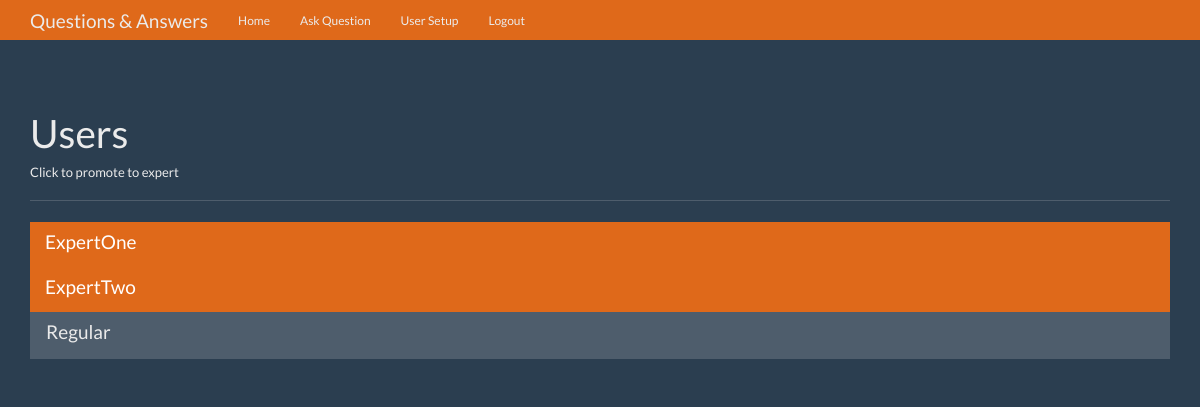
Page /users (signed in) on the earlier database version.
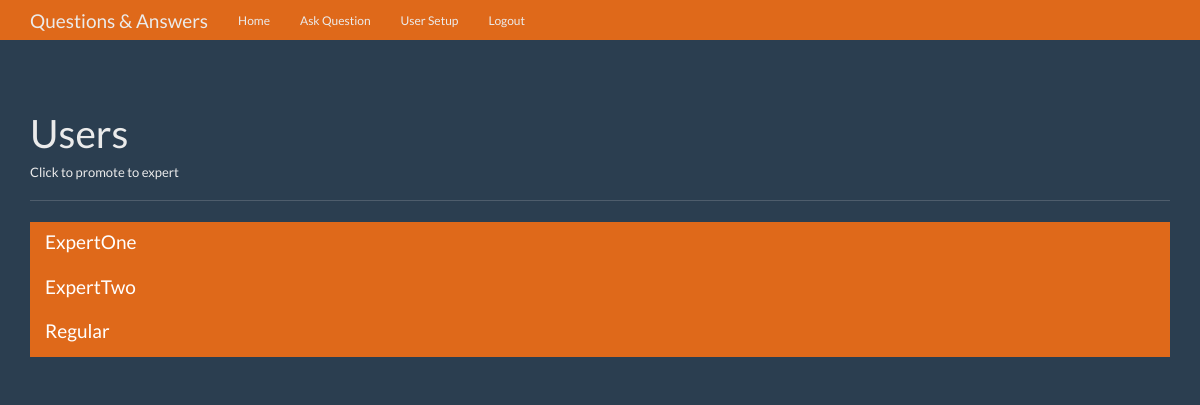
Same page on the later database version.
### models.py (models this page shows, shortened)
class User(UserMixin, db.Model):
    id = db.Column(db.Integer, primary_key=True)
    name = db.Column(db.String(50))
    password = db.Column(db.String(100))
    expert = db.Column(db.Boolean)
    admin = db.Column(db.Boolean)
    questions_asked = db.relationship(
        'Question',
        foreign_keys='Question.asked_by_id',
        backref='asker',
        lazy=True
    )
    answers_requested = db.relationship(
        'Question',
        foreign_keys='Question.expert_id',
        backref='expert',
        lazy=True
    )
    @property
    def unhashed_password(self):
        raise AttributeError('Cannot view unhashed password!')

### routes/main.py (the view)
@main.route('/users')
@login_required
def users():
    if not current_user.admin:
        return redirect(url_for('main.index'))
    users = User.query.filter_by(admin=False).all()
    context = {
        'users' : users
    }
    return render_template('users.html', **context)

### __init__.py (called while the page is built)
def create_app(config_file='settings.py'):
    app = Flask(__name__)
    app.config.from_pyfile(config_file)
    db.init_app(app)
    login_manager.init_app(app)
    login_manager.login_view = 'auth.login'
    @login_manager.user_loader
    def load_user(user_id):
        return User.query.get(user_id)
    app.register_blueprint(main)
    app.register_blueprint(auth)
    app.cli.add_command(create_tables)
    return app

### templates/users.html (shortened to what this page needs)
{% extends 'base.html' %}
{% block content %}
<div class="page-header">
        <h1>Users</h1>
        <h6>Click to promote to expert</h6>
      </div>
      <div class="row">
        <div class="col-lg-12">
          <div class="list-group">
            {% for user in users %}
              <a href="{{ url_for('main.promote', user_id=user.id) }}" class="list-group-item {% if user.expert %}active{% endif %}">
                <h4 class="list-group-item-heading">{{ user.name }}</h4>
              </a>
            {% endfor %}
          </div>
        </div>
      </div>
{% endblock %}

Differences in the rows shown:
changed User "Regular": expert False → True (drawn)
